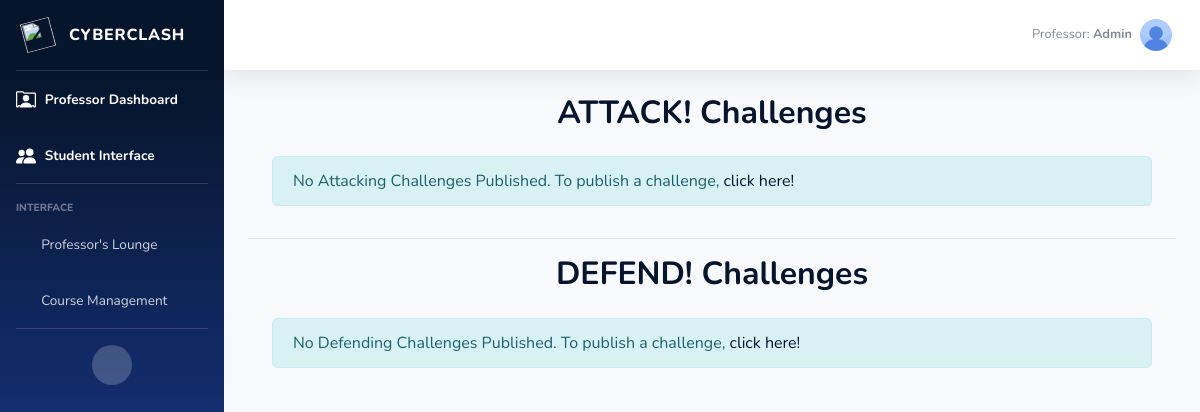
The app's page /professor-view-challenges/ (signed in), older data.
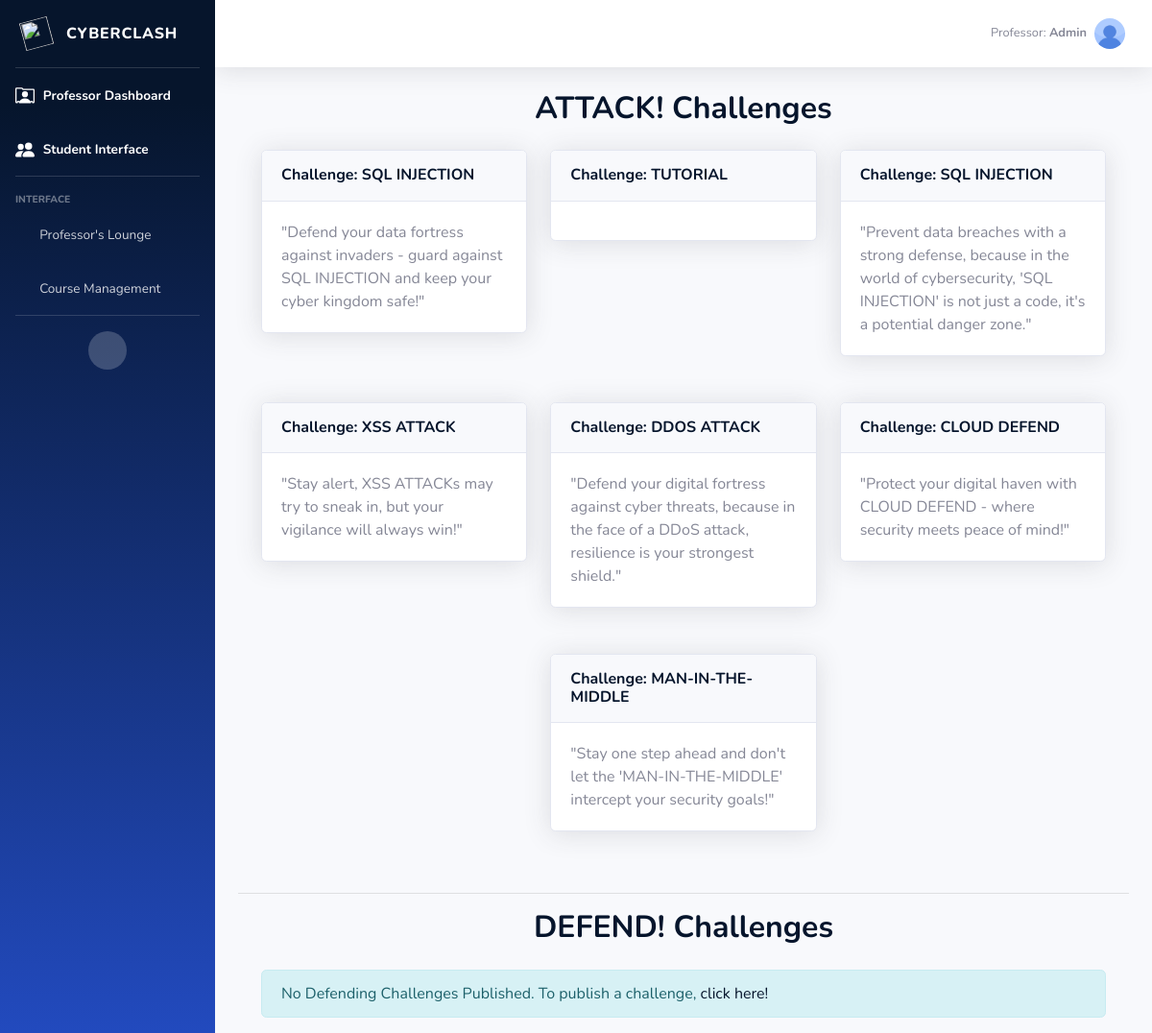
The same page, newer data.
### myapp/models.py (models this page shows, shortened)
class CanvasState(models.Model):
    user = models.ForeignKey(User, on_delete=models.CASCADE)
    title = models.CharField(max_length=100)
    category = models.CharField(max_length=100)
    difficulty = models.CharField(max_length=50)
    title_definition = models.CharField(max_length=200)
    canvas_section = models.CharField(max_length=50)
    canvas_time = models.IntegerField()
    due_date = models.DateTimeField(null=True, blank=True)  # New field for the deadline
    nodes = JSONField()
    wires = JSONField()
    canvas_scenario = models.TextField(null=True, blank=True)
    created_at = models.DateTimeField(auto_now_add=True)

### myapp/views.py (the view)
# urls.py: path('professor-view-challenges/', views.professor_view_challenges, name='professor_view_challenges'),
@login_required
def professor_view_challenges(request):
    if not (request.user.is_superuser or request.user.email.endswith('.it@tip.edu.ph')):
        return redirect('index')
    challenges = CanvasState.objects.filter(user=request.user)
    canvas_states = CanvasStateDefend.objects.filter(user=request.user)  # Assuming similar structure
    context = {
        'challenges': challenges,
        'canvas_states': canvas_states,
    }
    return render(request, 'myapp/professor/professor_view_challenges.html', context)

### myapp/templates/myapp/professor/professor_view_challenges.html (shortened to what this page needs)
{% load static %}
<!DOCTYPE html>
<html lang="en">
<head>
</head>
<body>
    {% include "myapp/professor/professor_sidebar.html" %}
    <div class="column container-fluid">
    <div class="container-fluid">
        <h2 class="m-0 font-weight-bold text-primary" style="text-align: center;">ATTACK! Challenges</h2>
    <br>
        <div class="row justify-content-center">
            {% if challenges %}
                {% for challenge in challenges %}
                    <div class="col-xl-4 col-lg-4 col-md-6 mb-4">
                        <div class="card shadow mb-4">
                            <div class="card-header py-3 d-flex flex-row align-items-center justify-content-between">
                                <h6 class="m-0 font-weight-bold text-primary">Challenge: {{ challenge.title }}</h6>
                                <div class="dropdown no-arrow">
                                    <a class="dropdown-toggle" href="#" role="button" id="dropdownMenuLink"
                                        data-toggle="dropdown" aria-haspopup="true" aria-expanded="false">
                                        <i class="fas fa-ellipsis-v fa-sm fa-fw text-gray-400"></i>
                                    </a>
                                </div>
                            </div>
                            <div class="card-body">
                                {{ challenge.title_definition }}
                            </div>
                        </div>
                    </div>
                {% endfor %}
            {% else %}
                <div class="col-12">
                    <div class="alert alert-info" role="alert">
                        No Attacking Challenges Published. To publish a challenge, <a href="{% url 'professor_add' %}">click here!</a>
                    </div>
                </div>
            {% endif %}
        </div>
    </div>
    <hr>
    <div class=" column container-fluid">
        <h2 class="m-0 font-weight-bold text-primary" style="text-align: center;">DEFEND! Challenges</h2>
    <br>
        <div class="row justify-content-center">
            {% if canvas_states %}
                {% for challenge in canvas_states %}
                    <div class="col-xl-4 col-lg-4 col-md-6 mb-4">
                        <div class="card shadow mb-4">
                            <div class="card-header py-3 d-flex flex-row align-items-center justify-content-between">
                                <h6 class="m-0 font-weight-bold text-primary">Challenge: {{ challenge.title }}</h6>
                                <div class="dropdown no-arrow">
                                    <a class="dropdown-toggle" href="#" role="button" id="dropdownMenuLink"
                                        data-toggle="dropdown" aria-haspopup="true" aria-expanded="false">
                                        <i class="fas fa-ellipsis-v fa-sm fa-fw text-gray-400"></i>
                                    </a>
                                    <div class="dropdown-menu dropdown-menu-right shadow animated--fade-in"
                                        aria-labelledby="dropdownMenuLink">
                                        <a class="dropdown-item" href="#" style="color:rgb(226, 70, 70)" onclick="deleteCanvasState({{ challenge.id }})">Remove Challenge</a>
                                    </div>
                                </div>
                            </div>
                            <div class="card-body">
                                {{ challenge.title_definition }}
                            </div>
                        </div>
                    </div>
                {% endfor %}
            {% else %}
                <div class="col-12">
                    <div class="alert alert-info" role="alert">
                        No Defending  Challenges Published. To publish a challenge, <a href="{% url 'professor_add_defense' %}">click here!</a>
                    </div>
                </div>
            {% endif %}
        </div>
    </div>
</div>
</body>
</html>

### myapp/templates/myapp/professor/professor_sidebar.html (shortened to what this page needs)
{% load static %}
  <link href="{% static 'vendor/fontawesome-free/css/all.min.css' %}" rel="stylesheet" type="text/css">
  <link href="{% static 'css/sb-admin-2.min.css' %}" rel="stylesheet">
  <body id="page-top">
    <div id="wrapper">
  <ul class="navbar-nav bg-gradient-primary sidebar sidebar-dark accordion" id="accordionSidebar">
    <a class="sidebar-brand d-flex align-items-center justify-content-center" href="{% url 'professor_dashboard'%}">
        <div class="sidebar-brand-icon rotate-n-15">
            <img src="{% static 'img/logo.png'%}" alt="" width="30px" height="30px">
        </div>
        <div class="sidebar-brand-text mx-3">CYBERCLASH <sup></sup></div>
    </a>
    <hr class="sidebar-divider my-0">
    <li class="nav-item active">
        <a class="nav-link" href="{% url 'professor_dashboard'%}">
            <span>Professor Dashboard</span></a>
    </li>
    <li class="nav-item active">
        <a class="nav-link" href="{% url 'index'%}">
            <span>Student Interface</span></a>
    </li>
    <hr class="sidebar-divider">
    <div class="sidebar-heading">
        Interface
    </div>
    <li class="nav-item">
        <a class="nav-link collapsed" href="#" data-toggle="collapse" data-target="#collapseTwo"
            aria-expanded="true" aria-controls="collapseTwo">
            <i class="fas fa-fw fa-cog"></i>
            <span>Professor's Lounge</span>
        </a>
    </li>
    <li class="nav-item">
        <a class="nav-link collapsed" href="#" data-toggle="collapse" data-target="#collapseUtilities"
            aria-expanded="true" aria-controls="collapseUtilities">
            <i class="fas fa-fw fa-wrench"></i>
            <span>Course Management</span>
        </a>
    </li>
    <hr class="sidebar-divider d-none d-md-block">
    <div class="text-center d-none d-md-inline">
        <button class="rounded-circle border-0" id="sidebarToggle"></button>
    </div>
</ul>
<div id="content-wrapper" class="d-flex flex-column">
    <div id="content">
        <nav class="navbar navbar-expand navbar-light bg-white topbar mb-4 static-top shadow">
            <ul class="navbar-nav ml-auto">
                <li class="nav-item dropdown no-arrow">
                    <a class="nav-link dropdown-toggle" href="#" id="userDropdown" role="button"
                        data-toggle="dropdown" aria-haspopup="true" aria-expanded="false">
                        <span class="mr-2 d-none d-lg-inline text-gray-600 small"> Professor: <strong>{{ request.user.first_name }}</strong></span>
                        <img class="img-profile rounded-circle"
                            src="{% static 'img/default.jpg' %}">
                    </a>
                </li>
            </ul>
        </nav>
    </body>

Row changes from the older to the newer data that the page shows:
added CanvasState: title "SQL INJECTION", title_definition "\"Defend your data fortress against invaders - guard against SQL INJECTION and keep your cyber kingdom safe!\""
added CanvasState: title "TUTORIAL"
added CanvasState: title "SQL INJECTION", title_definition "\"Prevent data breaches with a strong defense, because in the world of cybersecurity, 'SQL INJECTION' is not just a code, it's a potential danger zone.\""
added CanvasState: title "XSS ATTACK", title_definition "\"Stay alert, XSS ATTACKs may try to sneak in, but your vigilance will always win!\""
added CanvasState: title "DDOS ATTACK", title_definition "\"Defend your digital fortress against cyber threats, because in the face of a DDoS attack, resilience is your strongest shield.\""
added CanvasState: title "CLOUD DEFEND", title_definition "\"Protect your digital haven with CLOUD DEFEND - where security meets peace of mind!\""
added CanvasState: title "MAN-IN-THE-MIDDLE", title_definition "\"Stay one step ahead and don't let the 'MAN-IN-THE-MIDDLE' intercept your security goals!\""
Text that changed along with them:
text no longer shown: "No Attacking Challenges Published. To publish a challenge, click here!"
